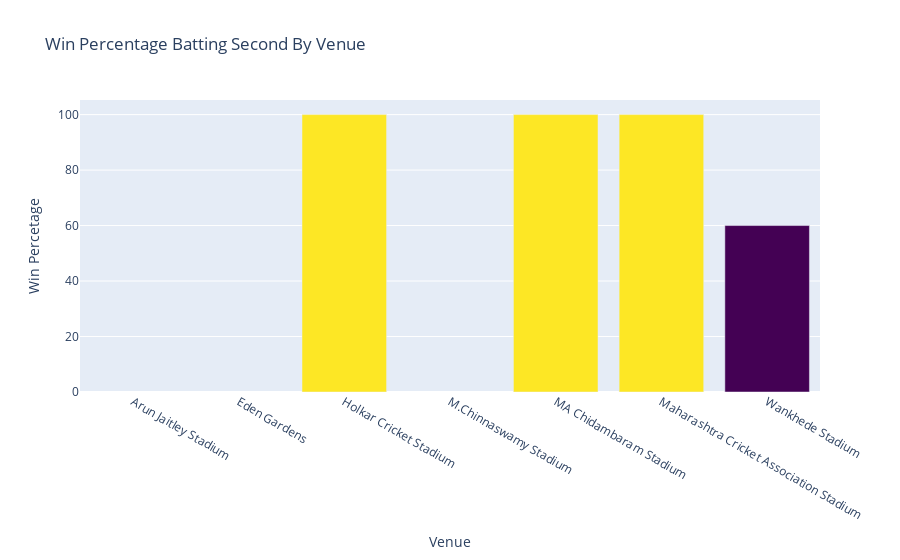

Notebook cell for this chart:
### Code cell
# Filter the data for Mumbai Indians matches
mi_df = df[df['BattingTeam'] == 'Mumbai Indians']

# Filter the data for Mumbai Indians matches where they batted first
mi_bat_second_df = mi_df[(mi_df['innings'] == 2) & (mi_df['BattingTeam'] == 'Mumbai Indians')]

#print(mi_bat_second_df)

# Calculate the total matches played by Mumbai Indians when batting first at each venue
matches_bat_second_df = mi_bat_second_df.groupby('Venue').agg({'ID': 'nunique'}).reset_index()
matches_bat_second_df = matches_bat_second_df.rename(columns={'ID': 'TotalMatchesBatFirst'})
#print(matches_bat_second_df)

# Calculate the total wins by Mumbai Indians when batting first at each venue
wins_bat_second_df = mi_bat_second_df[mi_bat_second_df['WinningTeam'] == 'Mumbai Indians'].groupby('Venue').agg({'ID': 'nunique'}).reset_index()
wins_bat_second_df = wins_bat_second_df.rename(columns={'ID': 'TotalWinsBatFirst'})

# Calculate the win percentage by Mumbai Indians when batting first at each venue
win_perc_bat_second_df = pd.merge(matches_bat_second_df, wins_bat_second_df, on='Venue', how='outer')
win_perc_bat_second_df['WinPercentageBatSecond'] = (win_perc_bat_second_df['TotalWinsBatFirst'] / win_perc_bat_second_df['TotalMatchesBatFirst']) * 100


trace = go.Bar(x=win_perc_bat_second_df['Venue'], y=win_perc_bat_second_df['WinPercentageBatSecond'],marker=dict(color=win_perc_bat_second_df['WinPercentageBatSecond'], colorscale='Viridis'))

# Create the layout for the bar chart
layout = go.Layout(title='Win Percentage Batting Second By Venue', xaxis=dict(title='Venue'), yaxis=dict(title='Win Percetage'))

# Create the figure for the bar chart
fig = go.Figure(data=[trace], layout=layout)

# Show the bar chart
fig.show()

### Figure 1 — Plotly figure (JSON) as saved in the notebook; plotly's stock layout.template omitted (floating-point values rounded to 4 significant figures)
{"data": [{"marker": {"color": [null, null, 100, null, 100, 100, 60], "colorscale": [[0, "#440154"], [0.1111, "#482878"], [0.2222, "#3e4989"], [0.3333, "#31688e"], [0.4444, "#26828e"], [0.5556, "#1f9e89"], [0.6667, "#35b779"], [0.7778, "#6ece58"], [0.8889, "#b5de2b"], [1, "#fde725"]]}, "type": "bar", "x": ["Arun Jaitley Stadium", "Eden Gardens", "Holkar Cricket Stadium", "M.Chinnaswamy Stadium", "MA Chidambaram Stadium", "Maharashtra Cricket Association Stadium", "Wankhede Stadium"], "y": [null, null, 100, null, 100, 100, 60]}], "layout": {"title": {"text": "Win Percentage Batting Second By Venue"}, "xaxis": {"title": {"text": "Venue"}}, "yaxis": {"title": {"text": "Win Percetage"}}}}
